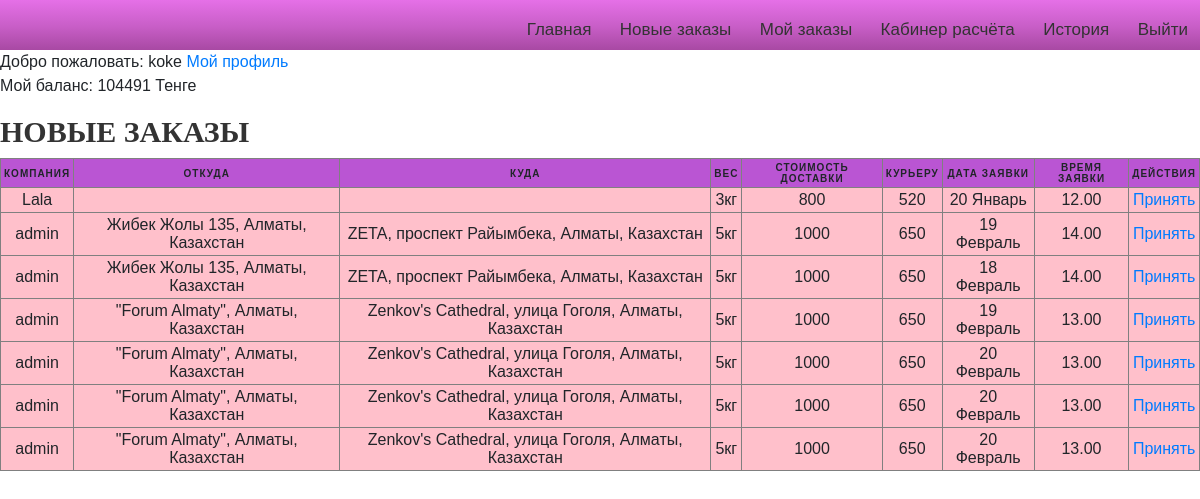
/curiers/private_сurier2/ (signed in), run on the app's committed database.
### curier/models.py (models this page shows)
class Curier(models.Model):
	user = models.OneToOneField(settings.AUTH_USER_MODEL, on_delete=models.CASCADE,related_name="mycurier")
	date_of_birth=models.DateField(blank=True, null=True)
	photo =models.ImageField(upload_to='curiers/%y/%m/%d', blank=True)
	experience=models.IntegerField(blank=True, null=True)
	phone = models.IntegerField(null=False, blank=False)
	is_available=models.BooleanField(default=False)
	balance = models.DecimalField(decimal_places=0,max_digits=1000,default=0)

### Lallog/models.py (models this page shows, shortened)
class TestOrder(models.Model):
	client=models.ForeignKey(settings.AUTH_USER_MODEL,on_delete=models.CASCADE)
	marshrut=models.CharField(max_length=200)
	ves=models.DecimalField(decimal_places=0,max_digits=1000,default=10)
	from_address=models.CharField(max_length=200)
	from_phone=models.CharField(max_length=200)
	from_comment=models.CharField(max_length=200)
	to=models.CharField(max_length=200)
	to_phone=models.CharField(max_length=200)
	to_date=models.CharField(max_length=200)
	to_date_until=models.CharField(max_length=200)
	to_comment=models.CharField(max_length=200)
	distance=models.DecimalField(decimal_places=0,max_digits=1000,default=10)
	itog=models.DecimalField(decimal_places=0,max_digits=1000,default=10)
	curier = models.ForeignKey(Curier,on_delete=models.CASCADE,default=None,related_name="choiced_curier",blank=True,null=True)
	nal=models.DecimalField(decimal_places=0,max_digits=1000,default=0)
	raschet=models.DecimalField(decimal_places=0,max_digits=1000,default=0)
	status = models.CharField(max_length=200,default="Ожидание")
	curier_money = models.DecimalField(decimal_places=0,max_digits=1000,default=0)
	__original_curier = None
	def __init__(self,*args,**kwargs):
		print("Object was created")
		super(TestOrder,self).__init__(*args,**kwargs)
		self.__origin_curier = self.curier

### curier/views.py (called while the page is built)
def private_сurier2(request):
	curier = request.user.mycurier
	today  = timezone.now()
	all_empty_orders = TestOrder.objects.all().filter(curier=None)
	cxt={
	    'empty_orders':all_empty_orders
	}
	return render(request,"curiers/Moi_zakazy.html",context=cxt)

### curier/templates/curiers/Moi_zakazy.html (shortened to what this page needs)
 {%extends 'curiers/base_curier.html' %} {%load static%} {%block title%} Личный кабиент Курьера 2{%endblock%} {%block content%}
<a href="{% url 'edit'%}">Мой профиль</a>
<p>Мой баланс: {{request.user.mycurier.balance}} Тенге</p>
<h2>Новые заказы</h2>
<table border="1" id="table_empty">
    <thead>
        <tr style="background-color: #BA55D3" >
            <th>Компания</th>
            <th>Откуда</th>
            <th>Куда</th>
            <th>Вес</th>
            <th>Стоимость доставки</th>
            <th>Курьеру</th>
            <th>Дата заявки</th>
            <th>Время заявки</th>
            <th>Действия</th>
        </tr>
    </thead>
    {%for i in empty_orders%}
    <tr>
        <td data-label="Компания">{{i.client}}</td>
        <td data-label="Откуда">{{i.from_address}}</td>
        <td data-label="Куда">{{i.to}}</td>
        <td data-label="Вес">{{i.ves}}кг</td>
        <td data-label="Доставка">{{i.itog}}</td>
        <td data-label="Курьеру">{{i.curier_money}}</td>
        <td data-label="Дата">{{i.to_date}}</td>
        <td data-label="Ограничения">{{i.to_date_until}}</td>
        <td data-label="Действия" class="lol">
            <a href="{% url 'curier_select' id=i.pk %}">Принять</a>
        </td>
    </tr>
    {%endfor%}
</table>
{%endblock content%}

### curier/templates/curiers/base_curier.html (shortened to what this page needs)
{% load static %}
<html lang="en">
<head>
    <link rel="stylesheet" href="https://use.fontawesome.com/releases/v5.8.2/css/all.css">
    <link rel="stylesheet" href="https://stackpath.bootstrapcdn.com/bootstrap/4.3.1/css/bootstrap.min.css">
    <link href="{% static 'css/style.css' %}" rel="stylesheet" />
</head>
<body>
    <div class="menu">
        <div class="links">
            {%if user.is_authenticated%}
            <a class="menu-item" href="{% url 'Home' %}">Главная</a>
            <a class="menu-item" href="{% url 'private_сurier2' %}">Новые заказы</a>
            <a class="menu-item" href="{% url 'private_сurier' %}">Мой заказы</a>
            <a class="menu-item" href="{% url 'curier_rashet' day='all'%}">Кабинер расчёта</a>
            <a class="menu-item" href="{% url 'curier_history' %}">История</a>
            <a class="menu-item" href="{% url 'user_logout' %}">Выйти</a> {%else%}
            <a class="menu-item" href="{% url 'user_login' %}">Авторизация</a> {%endif%}
        </div>
    </div>
    {%if user.is_authenticated%} Добро пожаловать: {{ user.username}} {%endif%} {%block content%} {%endblock content%}
</body>
</html>

### Lallog/static/css/style.css (style rules this page uses)
* { padding: 0; margin: 0; }
div { box-sizing: border-box; }
#table_empty { background-color: #FFC0CB; }
table { width: 100%; margin:0; padding:0; border-collapse: collapse; border-spacing: 0; }
table tr { padding: 3px; }
table th, table td { padding: 3px; text-align: center; }
table th { text-transform: uppercase; font-size: 10px; letter-spacing: 1px; }
body { font-family: sans-serif; }
.menu { text-align: right; background: #e570e7; background: -moz-linear-gradient(top, #e570e7 0%, #c85ec7 53%, #a849a3 100%); background: -webkit-linear-gradient(top, #e570e7 0%,#c85ec7 53%,#a849a3 100%); background: linear-gradient(to bottom, #e570e7 0%,#c85ec7 53%,#a849a3 100%); filter: progid:DXImageTransform.Microsoft.gradient( startColorstr='#e570e7', endColorstr='#a849a3',GradientType=0 ); height: 50px; }
.menu-item { display: inline-block; color:#333; font-size: 17px; line-height: 30px; padding: 15px 12px; text-decoration: none; }
h2 { color: #333333; font-family: "Open+Sans"; font-size: 30px; font-weight: 700; text-transform: uppercase; margin-top: 10px; }

### data on the page
TestOrder: client "Lala", ves "3", itog "800", curier_money "520", to_date "20 Январь", to_date_until "12.00"
TestOrder: client "admin", from_address "Жибек Жолы 135, Алматы, Казахстан", to "ZETA, проспект Райымбека, Алматы, Казахстан", ves "5", itog "1000", curier_money "650", to_date "19 Февраль", to_date_until "14.00"
TestOrder: client "admin", from_address "Жибек Жолы 135, Алматы, Казахстан", to "ZETA, проспект Райымбека, Алматы, Казахстан", ves "5", itog "1000", curier_money "650", to_date "18 Февраль", to_date_until "14.00"
TestOrder: client "admin", from_address "\"Forum Almaty\", Алматы, Казахстан", to "Zenkov's Cathedral, улица Гоголя, Алматы, Казахстан", ves "5", itog "1000", curier_money "650", to_date "19 Февраль", to_date_until "13.00"
TestOrder: client "admin", from_address "\"Forum Almaty\", Алматы, Казахстан", to "Zenkov's Cathedral, улица Гоголя, Алматы, Казахстан", ves "5", itog "1000", curier_money "650", to_date "20 Февраль", to_date_until "13.00"
TestOrder: client "admin", from_address "\"Forum Almaty\", Алматы, Казахстан", to "Zenkov's Cathedral, улица Гоголя, Алматы, Казахстан", ves "5", itog "1000", curier_money "650", to_date "20 Февраль", to_date_until "13.00"
TestOrder: client "admin", from_address "\"Forum Almaty\", Алматы, Казахстан", to "Zenkov's Cathedral, улица Гоголя, Алматы, Казахстан", ves "5", itog "1000", curier_money "650", to_date "20 Февраль", to_date_until "13.00"

### other printed values
{{ user.username }} "koke"
{{ request.user.mycurier.balance }} "104491"
